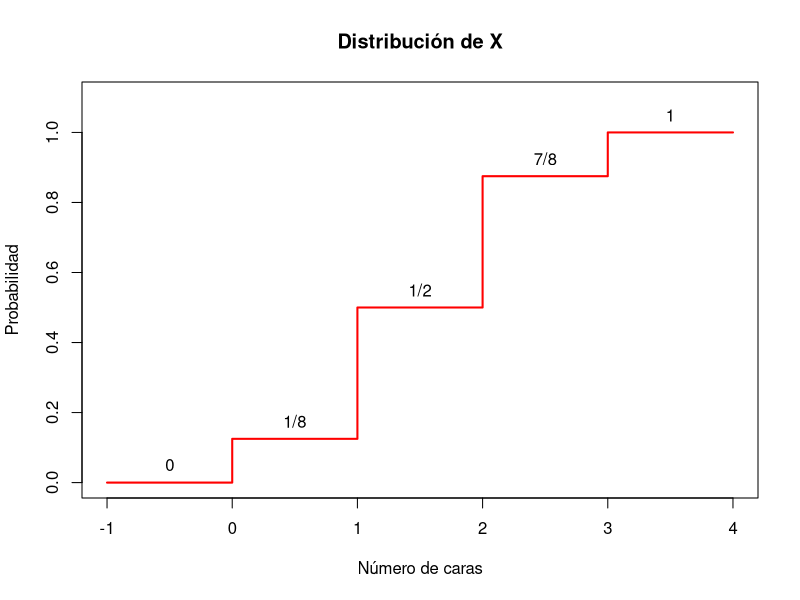
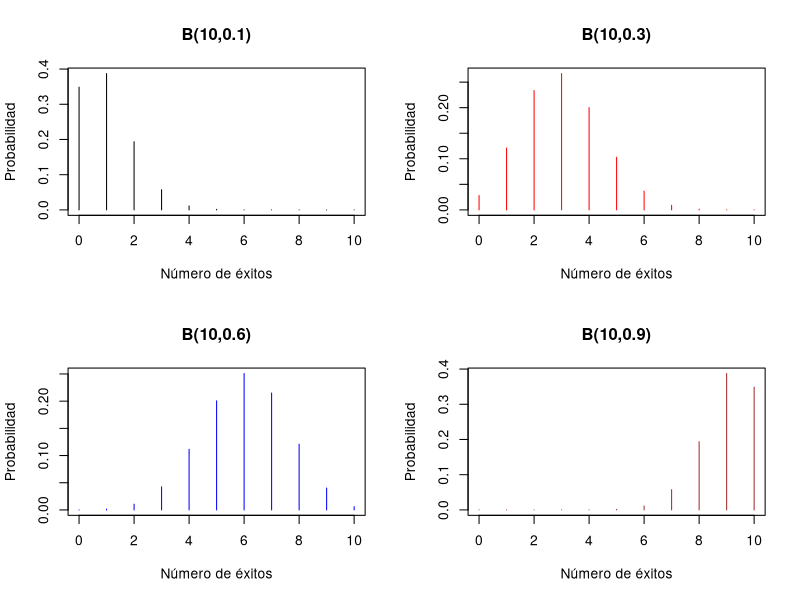
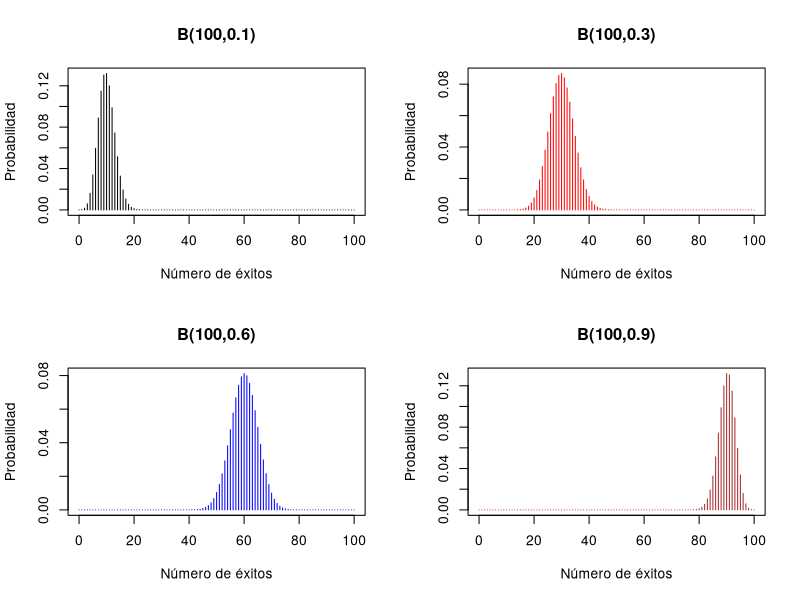
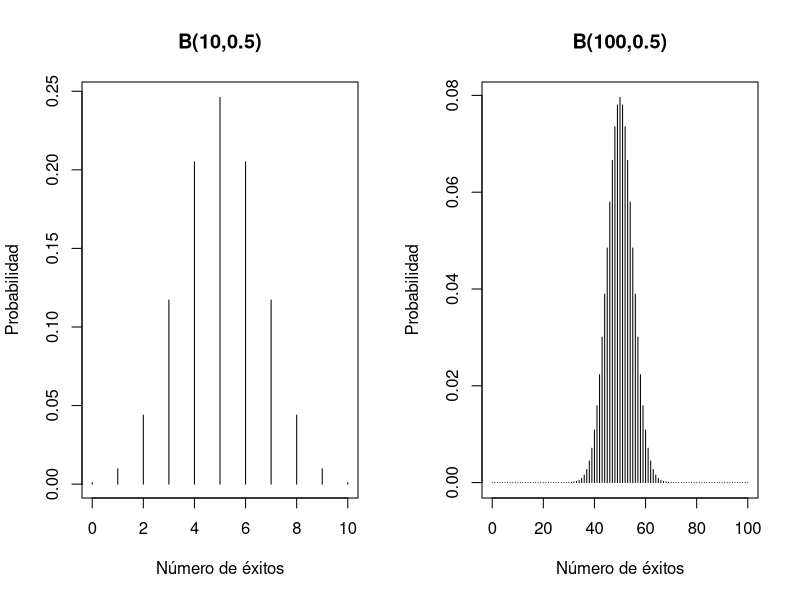
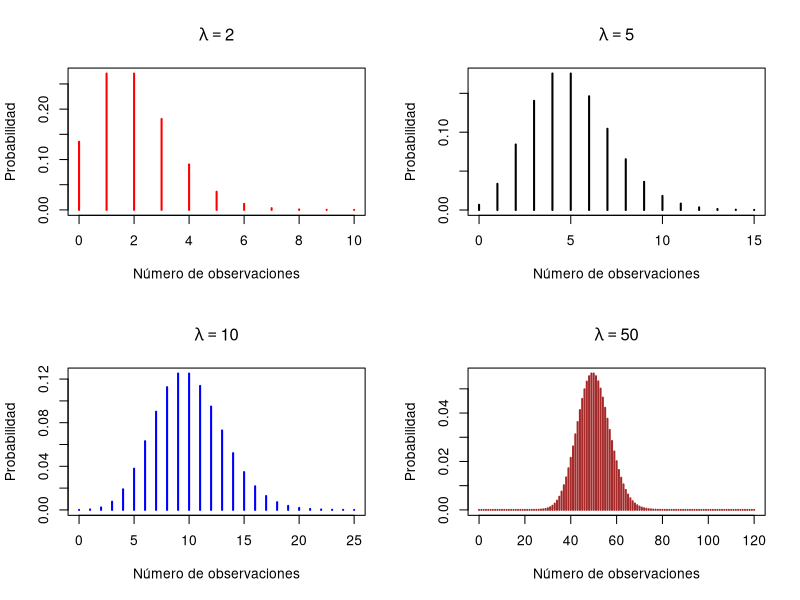

R code for these plots, in order:
## ---- chunk 1
plot(c(-1,0,0,1,1,2,2,3,3,4),c(0,0,1/8,1/8,1/2,1/2,7/8,7/8,1,1),xlim=c(-1,4),ylim=c(0,1.1),yaxp=c(0,1,5),xlab="Número de caras",ylab="Probabilidad",main="Distribución de X",type="l",col="red",lwd=2)
text(c(-0.5,0.5,1.5,2.5,3.5),c(0,1/8,1/2,7/8,1)+0.05,labels=c("0","1/8","1/2","7/8","1"))
## ---- chunk 2
par(mfrow=c(2,2))
plot(0:10,dbinom(0:10,10,0.1),pch=20,cex=0.75,xlab="Número de éxitos",ylab="Probabilidad",type="h",main="B(10,0.1)")
plot(0:10,dbinom(0:10,10,0.3),pch=20,cex=0.75,xlab="Número de éxitos",ylab="Probabilidad",type="h",main="B(10,0.3)",col="red")
plot(0:10,dbinom(0:10,10,0.6),pch=20,cex=0.75,xlab="Número de éxitos",ylab="Probabilidad",type="h",main="B(10,0.6)",col="blue")
plot(0:10,dbinom(0:10,10,0.9),pch=20,cex=0.75,xlab="Número de éxitos",ylab="Probabilidad",type="h",main="B(10,0.9)",col="brown")
## ---- chunk 3
par(mfrow=c(2,2))
plot(0:100,dbinom(0:100,100,0.1),pch=20,cex=0.75,xlab="Número de éxitos",ylab="Probabilidad",type="h",main="B(100,0.1)")
plot(0:100,dbinom(0:100,100,0.3),pch=20,cex=0.75,xlab="Número de éxitos",ylab="Probabilidad",type="h",main="B(100,0.3)",col="red")
plot(0:100,dbinom(0:100,100,0.6),pch=20,cex=0.75,xlab="Número de éxitos",ylab="Probabilidad",type="h",main="B(100,0.6)",col="blue")
plot(0:100,dbinom(0:100,100,0.9),pch=20,cex=0.75,xlab="Número de éxitos",ylab="Probabilidad",type="h",main="B(100,0.9)",col="brown")
par(mfrow=c(1,1))
## ---- chunk 4
par(mfrow=c(1,2))
plot(0:10,dbinom(0:10,10,0.5),pch=20,cex=0.75,xlab="Número de éxitos",ylab="Probabilidad",type="h",main="B(10,0.5)")
plot(0:100,dbinom(0:100,100,0.5),pch=20,cex=0.75,xlab="Número de éxitos",ylab="Probabilidad",type="h",main="B(100,0.5)")
par(mfrow=c(1,1))
## ---- chunk 5
dhyper(2,5,45,10)
## ---- chunk 6
max(abs(dbinom(0:10^6,10^6,10^-5)-dpois(0:10^6,10)))
## ---- chunk 7
par(mfrow=c(2,2))
plot(0:10,dpois(0:10,2),xlab="Número de observaciones",ylab="Probabilidad",type="h",main=expression(lambda==2),col="red",lwd=2)
plot(0:15,dpois(0:15,5),xlab="Número de observaciones",ylab="Probabilidad",type="h",main=expression(lambda==5),lwd=2)
plot(0:25,dpois(0:25,10),xlab="Número de observaciones",ylab="Probabilidad",type="h",main=expression(lambda==10),col="blue",lwd=2)
plot(0:120,dpois(0:120,50),xlab="Número de observaciones",ylab="Probabilidad",type="h",main=expression(lambda==50),col="brown",lwd=2)
